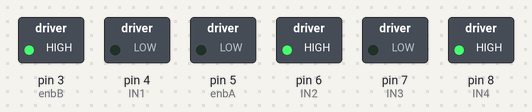
Simulated run of this sketch. Board: Arduino Uno, built with avr-gcc and run on an emulated ATmega328P. On the bench: switched loads named in the sketch (green lamp = pin HIGH).

Above: at 1.5 s.
At 4.5 s:
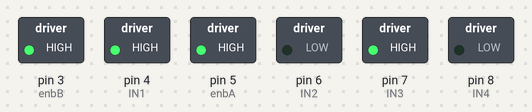
At 7.5 s:
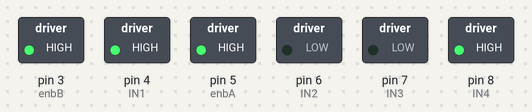
At 10.5 s:
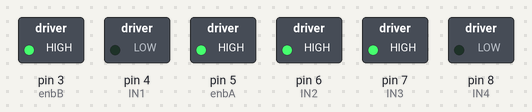
Timing chart, 0 to 13.8 s (numbered marks = the images above):
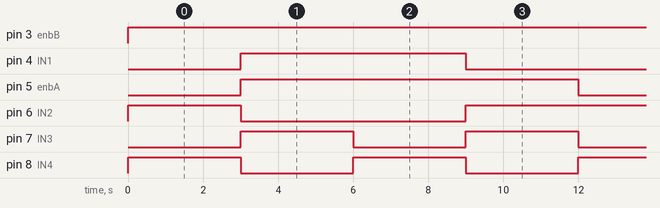

The sketch:

test_motor.ino
```cpp
const int enbA = 5;
const int enbB = 3;

// Chân điều khiển của động cơ
const int IN1 = 4;
const int IN2 = 6;
const int IN3 = 7;
const int IN4 = 8;

//xác định một biến cho mỗi động cơ
int RightSpd = 255;
int LeftSpd = 255;
int lenSpd = 255;
int xuongSpd = 255;

void setup() {
  // put your setup code here, to run once:
  pinMode(enbA, OUTPUT);
  pinMode(enbB, OUTPUT);
  pinMode(IN1, OUTPUT);
  pinMode(IN2, OUTPUT);
  pinMode(IN3, OUTPUT);
  pinMode(IN4, OUTPUT);

  Serial.begin(9600);
}

void loop() {

  // put your main code here, to run repeatedly:

   // lên
       analogWrite(enbB, LeftSpd);
      digitalWrite(IN1, LOW);
      digitalWrite(IN2, HIGH);
      digitalWrite(IN3, LOW);
      digitalWrite(IN4, HIGH);

      delay(3000);
      //xuống
       analogWrite(enbA, RightSpd);
      analogWrite(enbB, LeftSpd);
      digitalWrite(IN1, HIGH);
      digitalWrite(IN2, LOW);
      digitalWrite(IN3, HIGH);
      digitalWrite(IN4, LOW);

      delay(3000);
       //Trái
      analogWrite(enbA, RightSpd);
      analogWrite(enbB, LeftSpd);
          digitalWrite(IN1, HIGH);
      digitalWrite(IN2, LOW);
      digitalWrite(IN3, LOW);
      digitalWrite(IN4, HIGH);

      //phải
      delay(3000);
       analogWrite(enbA, RightSpd);
      analogWrite(enbB, LeftSpd);
      digitalWrite(IN1, LOW);
      digitalWrite(IN2, HIGH);
      digitalWrite(IN3, HIGH);
      digitalWrite(IN4, LOW);

      delay(3000);
      analogWrite(enbA, 0);
      analogWrite(enbB, 0);


}
```

Measured:
- by itself, pin 3 (enbB): LOW → HIGH at 0.00 s
- by itself, pin 4 (IN1): alternates HIGH for 6.0 s and LOW for 6.0 s
- by itself, pin 5 (enbA): alternates HIGH for 9.0 s and LOW for 3.0 s
- by itself, pin 6 (IN2): repeats every 12.0 s: LOW 6.0 s, HIGH 6.0 s
- by itself, pin 7 (IN3), pin 8 (IN4): alternates HIGH for 3.0 s and LOW for 3.0 s
